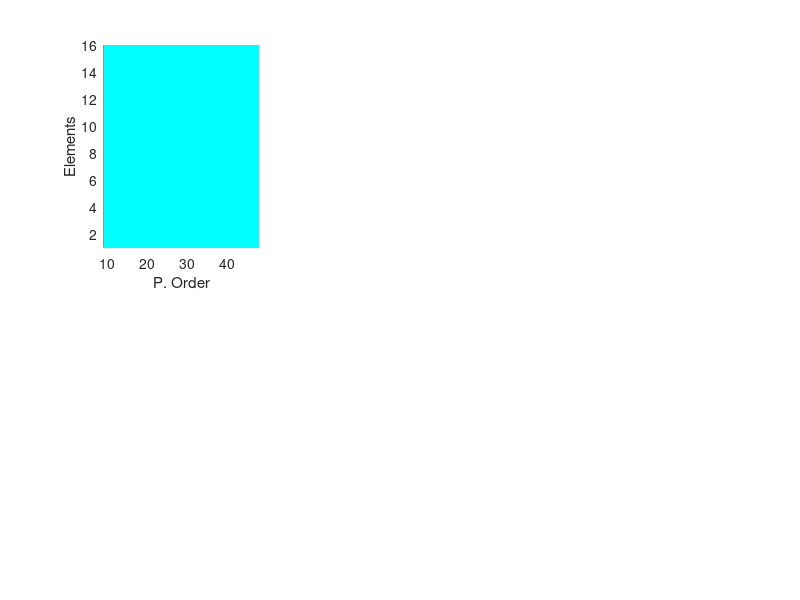

Write the MATLAB code that produced this figure. (Note: this script raises an error after producing the figure.)
% loading results
% load('RES_ana.mat')
load('RES_ana2.mat')

%variables
Nes = 9:3:50;
% Kes = [1 2 3 4 7 10 13 16];
Kes = 1:16;
epsilons = [0.05 0.01 0.0050 0.001 0.0005 0.00025];

dt = 0.005;

%number of variables
nn = length(Nes);
nk = length(Kes);
ne = length(epsilons);

% N vs Elements vs MAE
ind = 1:ne:nn*nk*ne;

% i=1;
for i=0:(ne-1)

    NM = reshape(RES(ind+i,1),[nk nn]);
    KM = reshape(RES(ind+i,2),[nk nn]);
    
    %MER with sign
    EM = reshape(RES(ind+i,7),[nk nn]);
    EMsign = EM;
    EMsign(abs(EM)<=dt) = 0;
%     EMsign = 100*EMsign;
    
    %NORM inf
    ENIM = reshape(RES(ind+i,6),[nk nn]);
    ENIMlog = log(abs(ENIM));
    % EMlog = s*EMlog;

%     figure(i+1)
% 
%     subplot(1,2,1)
%     surf(NM,KM,EM)
%     xlabel('Nodes')
%     ylabel('Elements')
%     zlabel('MER')
%     axis([9 48 1 16 -0.5 0.1])
%     shading interp
% 
%     subplot(1,2,2)
%     surf(NM,KM,ENIMlog)
%     xlabel('Nodes')
%     ylabel('Elements')
%     zlabel('log - Error NormInf')
%     view(0,90)
%     axis([9 48 1 16 -8 1])
%     colorbar
%     caxis([-8 1])
% 
%     sgtitle(strcat('\nu = ',string(epsilons(i+1))))
    
    figure(10)
    
    subplot(2,3,i+1)
    surf(NM,KM,EM.*abs(EMsign))
    xlabel('P. Order')
    ylabel('Elements')
    zlabel('MER')
    view(0,90)
    axis([9 48 1 16 -0.5 0.5])
%     c=hot(10);
%     colormap(c);
%     colormap parula
%     colormap winter
    mycolors = [51/255 255/255 51/255;0/255 255/255 255/255; 0/255 0/255 255/255];
    colormap(mycolors);
    shading interp
    caxis([-0.03 0.03])
    title(strcat('\nu = ',string(epsilons(i+1))))

end











